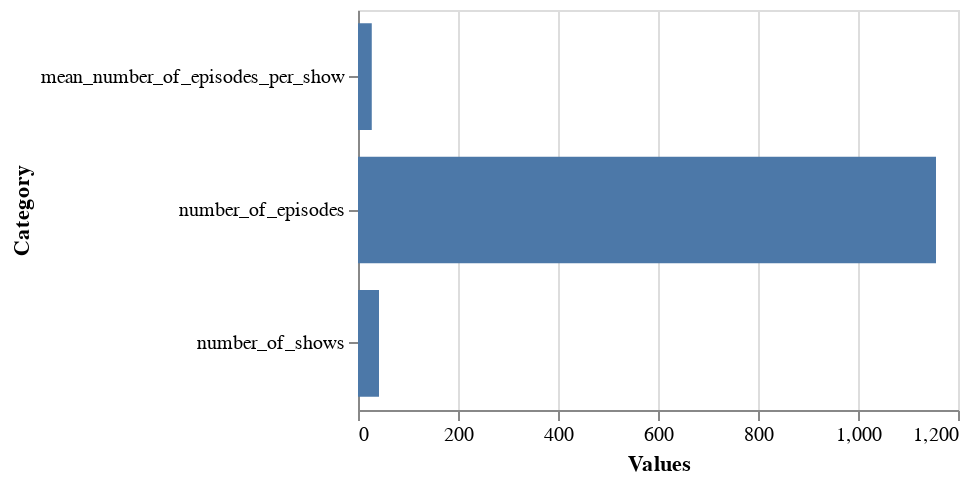

The notebook cell saved with this chart:
### Code cell
# bar chart of number of shows, number of episodes, number of episodes per show
bar_chart = alt.Chart(df_pub_barchart).mark_bar().encode(
    x='Values:Q',  # Quantitative scale for the y-axis
    y=alt.X('Category:N'),
    tooltip=['Values']
).configure_scale(
    bandPaddingInner=0.2,
)

bar_chart = bar_chart.properties(width=300, height=200)
bar_chart.save('publisher_summary_bar_chart.json')
bar_chart

### Figure 1 — Vega-Lite specification as saved in the notebook (floating-point values rounded to 4 significant figures)
{"config": {"view": {"continuousWidth": 300, "continuousHeight": 300}, "scale": {"bandPaddingInner": 0.2}}, "data": {"name": "data-e63835c0141195c9ddbcfb8a5d6fe889"}, "mark": {"type": "bar"}, "encoding": {"tooltip": [{"field": "Values", "type": "nominal"}], "x": {"field": "Values", "type": "quantitative"}, "y": {"field": "Category", "type": "nominal"}}, "height": 200, "width": 300, "$schema": "https://vega.github.io/schema/vega-lite/v5.15.1.json", "datasets": {"data-e63835c0141195c9ddbcfb8a5d6fe889": [{"Category": "number_of_shows", "Values": "42.0"}, {"Category": "number_of_episodes", "Values": "1156.0"}, {"Category": "mean_number_of_episodes_per_show", "Values": "27.523809523809526"}]}}
